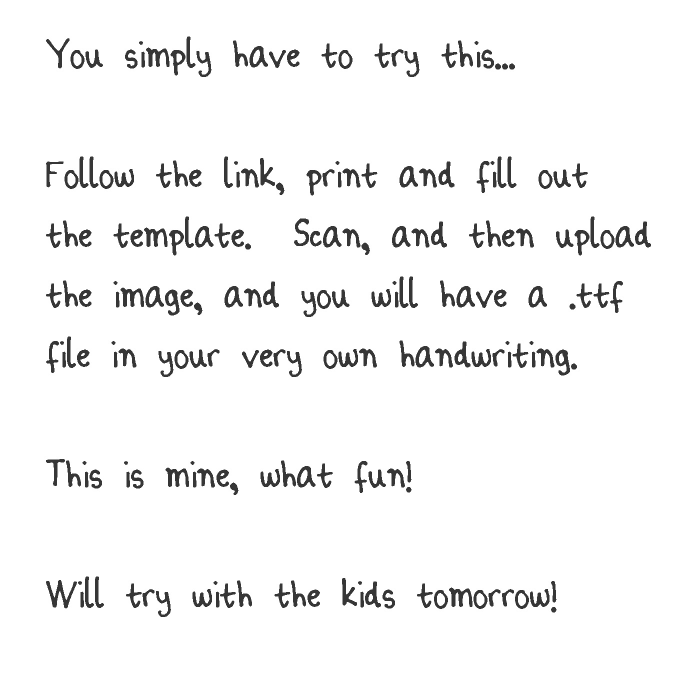
#> input picture train/1.jpg, 1363 x 1365 px, given as the content of the folder train/0, which was not available (shown at 1/2 size)
$ python img2svg.py   (Python 2 division)
#> lines starting #> are read from the running program, lines starting #| are printed output that depends on the picture; after the words box and inside, x2 and y2 are one past the last pixel; in counts of white or black regions, pixels touching at a corner belong together; pictures that were not available may be replaced by others from this repository, and a replacement may not be noted
### text_detector.py
__author__ = 'yoyomyo'

import numpy as np
import cv2
import sys, os
from project_helpers import *
from bisect import *

import pdb


TEXT_HORIZONTAL_DISTANCE_THRESHOLD = 50
TEXT_VERTICAL_DISTANCE_THRESHOLD = 30
TEXT_PERCENT_THRESHOLD = 0.5

# This is a class utilizes a linear SVM classifier
# to distinguish text regions
# and shape regions in a sketch
# output a list of text regions

class TextDetector:

    def __init__(self):
        self.train('train/')

    def train(self, dir):
#> called with dir = 'train/'
        if os.path.isfile("feat1.data"): os.remove("feat1.data")
        if os.path.isfile("tag1.data"):os.remove("tag1.data")

        if os.path.isfile("feat2.data"): os.remove("feat2.data")
        if os.path.isfile("tag2.data"):os.remove("tag2.data")

        if os.path.isfile("feat3.data"): os.remove("feat3.data")
        if os.path.isfile("tag3.data"): os.remove("tag3.data")

        if os.path.isfile("feat4.data"): os.remove("feat4.data")
        if os.path.isfile("tag4.data"): os.remove("tag4.data")

        for c in [0,1]:
            subdir = os.path.join(dir,str(c))
            for root, subdirs, files in os.walk(subdir):
                for file in files:
                    if os.path.splitext(file)[1].lower() in ('.jpg', '.jpeg', '.png'):
                        path_to_img = os.path.join(root,file)
                        img = cv2.imread(path_to_img)
#> img is the input picture: shape (1365, 1363, 3); min 44, max 255, mean 244.4
                        color, bw_img = preprocess_image(img, MAX_IMG_DIM, MORPH_DIM)

                        width, height = bw_img.shape
                        self.TEXT_AREA_THRESHOLD_UPPER = width*height*0.005
                        self.TEXT_AREA_THRESHOLD_LOWER = 30
                        self.get_training_samples(color, bw_img, c)

        self.svm1 = self.get_classifier('feat1.data', 'tag1.data')
        self.svm2 = self.get_classifier('feat2.data', 'tag2.data')
        self.svm3 = self.get_classifier('feat3.data', 'tag3.data')
        self.svm4 = self.get_classifier('feat4.data', 'tag4.data')

    # [70 lines left out: functions test, get_texts, get_testing_result, not called in this run]

    def get_training_samples(self,color_img, bw_img, c):
        width, height = bw_img.shape
        features1 = np.empty((0,1))
        features2 = np.empty((0,1))
        features3 = np.empty((0,1))
        features4 = np.empty((0,3))

        tags = []
        bw = bw_img.copy()
        contours, hierarchy = cv2.findContours(bw_img,cv2.RETR_TREE,cv2.CHAIN_APPROX_SIMPLE)

        for cnt in contours:

            area = cv2.contourArea(cnt)
            if area > self.TEXT_AREA_THRESHOLD_LOWER and area < self.TEXT_AREA_THRESHOLD_UPPER:
                x,y,w,h = cv2.boundingRect(cnt)
                cv2.rectangle(color_img,(x,y),(x+w,y+h),RED,2)

                # approx = cv2.approxPolyDP(cnt,0.01*cv2.arcLength(cnt,True),True)
                # cv2.drawContours(color_img,[approx],-1,(0,255,0),1)
                feature1, feature2, feature3 = self.get_features(cnt, width, height)

                crossings = self.get_horizontal_crossing(cnt, bw, color_img)

                tags.append(c)
                sample1 = np.array([[feature1]])
                sample2 = np.array([[feature2]])
                sample3 = np.array([[feature3]])
                sample4 = np.array([crossings])

                features1 = np.append(features1,sample1,0)
                features2 = np.append(features2,sample2,0)
                features3 = np.append(features3,sample3,0)
                features4 = np.append(features4,sample4,0)

        tags = np.array(tags,np.float32)
        tags = tags.reshape((tags.size,1))

        np.savetxt('tmp_feat1.data',features1)
        np.savetxt('tmp_feat2.data',features2)
        np.savetxt('tmp_feat3.data',features3)
        np.savetxt('tmp_feat4.data',features4)
        np.savetxt('tmp_tag.data',tags)

        # append temp data to training data
        append_result_to_file("feat1.data", "tmp_feat1.data")
        append_result_to_file("feat2.data", "tmp_feat2.data")
        append_result_to_file("feat3.data", "tmp_feat3.data")
        append_result_to_file("feat4.data", "tmp_feat4.data")

        append_result_to_file("tag1.data", "tmp_tag.data")
        append_result_to_file("tag2.data", "tmp_tag.data")
        append_result_to_file("tag3.data", "tmp_tag.data")
        append_result_to_file("tag4.data", "tmp_tag.data")

        #show_image_in_window('contour', color_img)
        #cv2.destroyAllWindows()

    # the features must has something to do with the context too
    def get_features(self, cnt, width, height):
        # aspect ratio w/h
        # compactness sqrt(area)/perimeter
        # number of holes
        # horizontal crossing
        # convex hull ratio AREAconvex/AREA

        x,y,w,h = cv2.boundingRect(cnt)
        approx = cv2.approxPolyDP(cnt,0.01*cv2.arcLength(cnt,True),True)

        area = cv2.contourArea(cnt)
        perimeter = cv2.arcLength(cnt,True)
        #
        # aspect = float(w)/h
        compactness = float(w+h) / perimeter
        solidity = get_solidity(cnt)
        # convex_hull_ratio = float(area)/w*h

        return compactness, solidity, area

    def get_classifier(self, feat, tag):
        samples = np.loadtxt(feat,np.float32)
        responses = np.loadtxt(tag,np.float32)
        responses = responses.reshape((responses.size,1))
        model = cv2.SVM()
        model.train(samples,responses)
        return model

    # [17 lines left out: function get_text_regions, not called in this run]

    def get_horizontal_crossing(self, cnt, bw_img, color_img):
        img_h, img_w = bw_img.shape
        x,y,w,h = cv2.boundingRect(cnt)

        # find the horizontal crossings at three positions
        hor_pos = [int(y+0.16*h), int(y+0.49*h), int(y+0.82*h)]

        # for pos in hor_pos:
        #     cv2.line(color_img, (x, pos), (x+w, pos), RED, 1)
        #
        # cv2.rectangle(color_img,(x,y),(x+w, y+h),RED,1)
        # show_image_in_window('color', color_img)

        # each contour should generate three crossings
        # look at the pixels on each line
        crossings = [0]*3
        for j, pos in enumerate(hor_pos):
            #print x,x+w,pos, img_w, img_h
            for i in range(x, x+w):
                if i > 0 and i < img_w:
                    left = bw_img[pos][i-1]
                    right = bw_img[pos][i]
                    if not left == right:
                        crossings[j] += 1
        return crossings


# an ImageRegion is either text or shape
class ImageRegion:

    text_cnt_count = 0
    # [26 lines left out: functions __init__, merge, not called in this run]

    # return true if a point is within the contour
    def contains(self, pt):
        x,y = pt
        return x >= self.left and x <=self.right and y >= self.top and y <= self.bottom

    # tell if a contour should be merge with the region
    # [15 lines left out: functions isAdjacent, is_text_region, not called in this run]

# rd = TextDetector()
# rd.train('train/')
# rd.test('test2')

### project_helpers.py
__author__ = 'yoyomyo'

import math
import numpy as np
import cv2
from operator import itemgetter
from bisect import *
import pdb
# global constants

CIRCLE,ELLIPSE,RECT,TRIANGLE = 0,1,2,3

MAX_IMG_DIM = 1000              # if width or height greater than 1000 pixels, processing image would be slow
MORPH_DIM = (3,3)
CONTOUR_THRESHOLD = 50          # if a contour does not contain more than 50 pixels,
                                # then we are not interested in the contour
RED = (0,0,255)
GREEN = (0,255,0)
BLUE = (255,0,0)
YELLOW = (0,255,255)

EPS = 0.0001                    # used to prevent the division by zero or taking lo

NUM_CLASS = 3

NESTED_CONTOUR_DISTANCE = 15    # if a two contours are nested and their boundaries
                                # are within 10px then remove the innner conotur
PT_DISTANCE_THRESHOLD = 20      # this distance may change, threshold should depend on how big the contour is

ALIGNMENT_DRIFT_THRESHOLD = 0.1

TABLE_BOX_DISTANCE = 10


# contour related

# [58 lines left out: functions filter_contours, remove_nested_contours, are_nested_contour, not called in this run]

def within_contour_distance(p1, p2):
    return within_distance(p1,p2,NESTED_CONTOUR_DISTANCE)

def within_distance(p1, p2, distance):
    return p1 >= p2 and p1-p2 <= distance

# [75 lines left out: functions get_contour_extreme_points, get_contour_centroid, connect_contours, merge_contours, are_nexted_rectangles, is_horizontal_box and 1 more, not called in this run]

# global helper functions
def midpoint(p1, p2):
    return (p1+p2)/2

def normalize(v):
    return v/np.linalg.norm(v)

def dist(p1,p2):
    return np.linalg.norm(p1-p2)

def dotproduct(v1, v2):
  return sum((a*b) for a, b in zip(v1, v2))

def length(v):
  return math.sqrt(dotproduct(v, v))

# [22 lines left out: functions angle_old, angle, not called in this run]
    # [5 lines of commented-out code are left out]

def preprocess_image(img, max_img_dim = MAX_IMG_DIM, morph_dim = MORPH_DIM):
#> called with max_img_dim = 1000, morph_dim = (3, 3)
    w,h,c = img.shape
#> w = 1365; h = 1363; c = 3
    while w > max_img_dim or h > max_img_dim:
        img = cv2.pyrDown(img)
        w,h,c = img.shape
#> this loop made 1 pass
#> pass 1, in preprocess_image, `img = cv2.pyrDown(img)`:
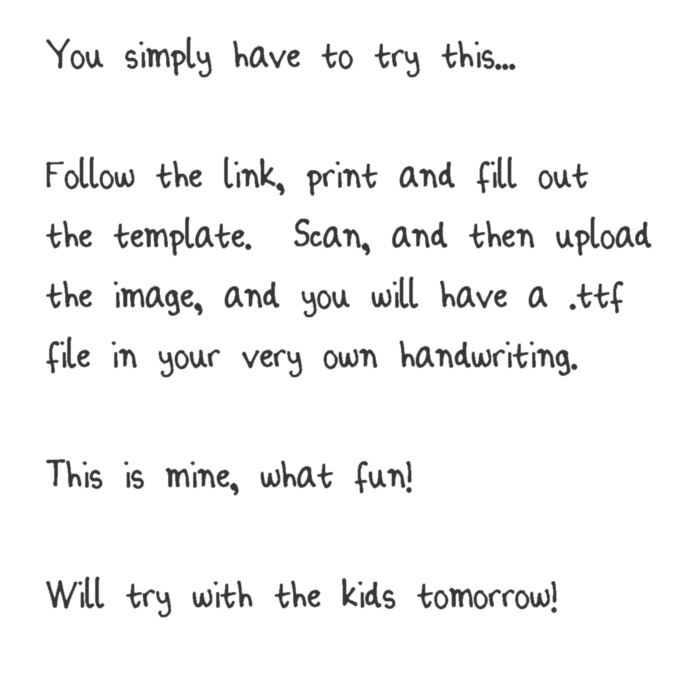
#> img: shape (683, 682, 3); min 53, max 255, mean 244.4
    # convert image to grayscale
    imgray = cv2.cvtColor(img,cv2.COLOR_BGR2GRAY)
    # generate adaptive thresholding parameters
    thresh = cv2.adaptiveThreshold(imgray,255,cv2.ADAPTIVE_THRESH_GAUSSIAN_C,\
                                    cv2.THRESH_BINARY,21, 10)
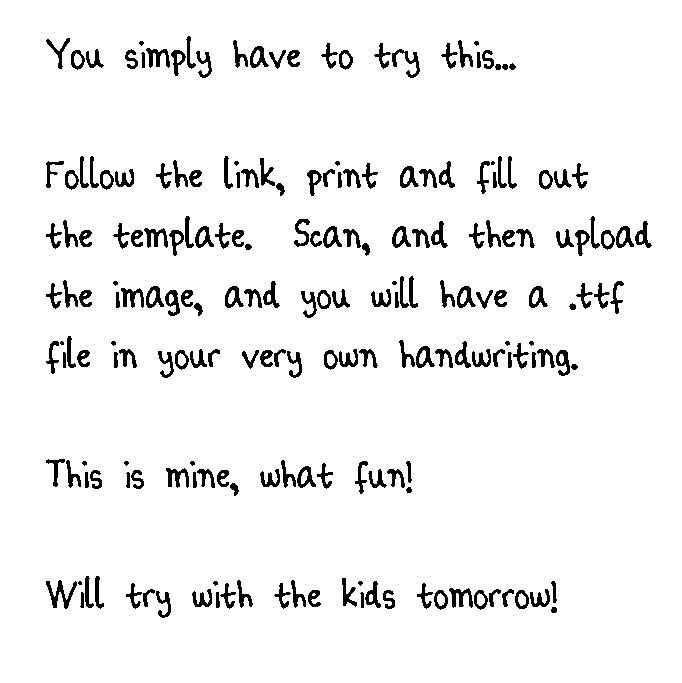
#> thresh: shape (683, 682); 94.4% white; 205 black regions (17 under 20 px), largest, box (x1, y1, x2, y2) and area: (46, 580, 77, 609) 325, (392, 49, 420, 78) 257, (449, 588, 473, 608) 242
    ret,thresh = cv2.threshold(thresh,127,255,0)
    # apply erosion and dilation, this is for trying to close gaps in a contour
    element1 = cv2.getStructuringElement(cv2.MORPH_RECT,morph_dim)
    element2 = cv2.getStructuringElement(cv2.MORPH_RECT,morph_dim)
    img2 = cv2.erode(thresh,element2)
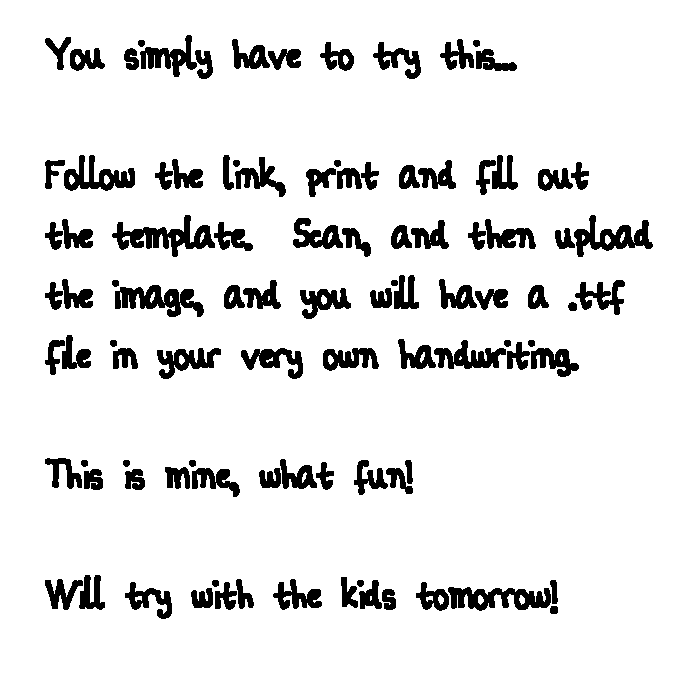
#> img2: shape (683, 682); 90.3% white; 100 black regions, largest, box (x1, y1, x2, y2) and area: (112, 215, 215, 257) 1702, (115, 285, 204, 317) 1491, (448, 587, 551, 611) 1487
    img3 = cv2.dilate(img2,element1)
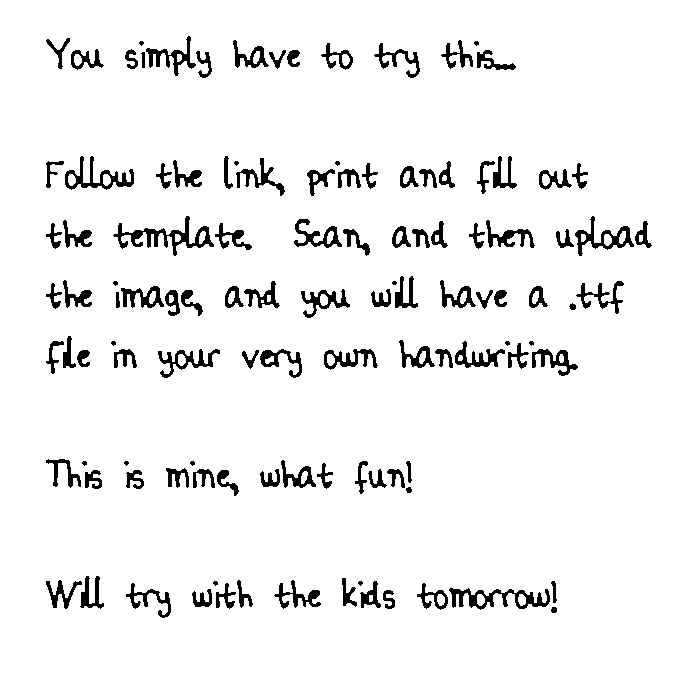
#> img3: shape (683, 682); 94.1% white; 115 black regions (14 under 20 px), largest, box (x1, y1, x2, y2) and area: (113, 216, 214, 256) 1066, (449, 588, 550, 610) 915, (65, 156, 134, 190) 731
    # use the complement of the dilated image
    img3 = 255-img3
#> img3: shape (683, 682); 5.9% white; 115 white regions (14 under 20 px)
#> in get_training_samples, `contours, hierarchy = cv2.findContours(bw_img,cv2.RETR_TREE,cv2.CHAIN_..`: contours = 153 contours, 15 with area under 20; largest, box (x1, y1, x2, y2) and area: (113, 216, 214, 256) 948, (449, 588, 550, 610) 881, (65, 156, 134, 190) 728, (575, 216, 634, 256) 726, (158, 349, 220, 378) 507
#> the loop in get_training_samples, `for cnt in contours: ` made 153 passes
#> (perimeter in get_features, compactness in get_features) on passes 2 to 5: (82.87, 0.374), (106.5, 0.357), (425.2, 0.289), (36.97, 0.649)
#> (perimeter in get_features, compactness in get_features) on passes 6 to 9: (36.38, 0.66), (144, 0.403), (36.97, 0.649), (121.4, 0.379)
#> after the loop in get_training_samples, `for cnt in contours:`:
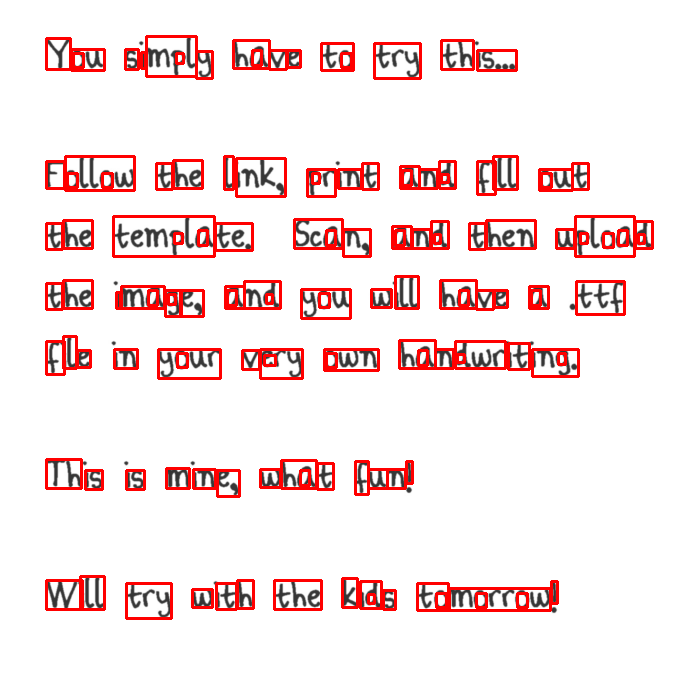
#> color_img: shape (683, 682, 3); mean of channels 0, 1, 2 228.7, 228.7, 247; drawn as B, G, R
    # show_image_in_window('preprocess', img3)
    # cv2.imshow('black ',img3)
    return img,img3

def get_solidity(cnt):
    area = cv2.contourArea(cnt)
    hull = cv2.convexHull(cnt)
    hull_area = cv2.contourArea(hull)
    solidity = float(area)/hull_area
    return solidity

# [18 lines left out: functions get_extent, draw_contours, not called in this run]

# append file2 to file1
def append_result_to_file(file1, file2):
    with open(file1, "a") as f1:
        with open(file2, "r") as f2:
            f1.write(f2.read())

# [4 lines left out: function show_image_in_window, not called in this run]

### img2svg.py
__author__ = 'yoyomyo'

import numpy as np
import cv2
import sys
from shape_detector import *
from text_detector import *
from svg_generator import *

class img2svg:

    MAX_IMG_DIM = 1000              # if width or height greater than 1000 pixels, processing image would be slow
    MORPH_DIM = (3,3)
    CONTOUR_THRESHOLD = 50          # if a contour does not contain more than 50 pixels,
                                    # then we are not interested in the contour

    NESTED_CONTOUR_DISTANCE = 10    #if a two contours are nested and their boundaries
                                    # are within 10px then remove the innner conotur

    def __init__(self):
        self.text_detector = TextDetector()
        self.shape_detector = ShapeDetector()
        self.svg_generator = None

    def get_texts_and_shapes(self, path_to_img, index, write_intermediate_result):
        img = cv2.imread(path_to_img)
        color, bw = preprocess_image(img, MAX_IMG_DIM, MORPH_DIM)

        w,h = bw.shape
        contours,hierarchy = cv2.findContours(bw,cv2.RETR_CCOMP,cv2.CHAIN_APPROX_SIMPLE)

        text_regions = self.text_detector.get_texts(contours, color, bw)

        for region in text_regions:
            cv2.rectangle(color,(region.left,region.top),(region.right, region.bottom),GREEN,1)

        _, bw = preprocess_image(img, MAX_IMG_DIM, MORPH_DIM)
        shapes, color = self.shape_detector.get_shapes(contours, color, bw, text_regions)

        if write_intermediate_result:
            cv2.imwrite("result" + str(index) + ".jpg", color)

        self.generate_svg(shapes, text_regions, "result" + str(index) + ".svg", h,w)

    # given a list of shapes, draw the shape in svg
    # and save the svg to a file in the end
    def generate_svg(self, shapes, texts, filename, width, height):
        gen = SVGGenerator(shapes, texts)
        gen.generate_svg(filename, width, height)

    def run(self, dir_name, write_intermediate_result=False):
        if dir_name:
            i = 1
            for root, subdirs, files in os.walk(dir_name):
                for file in files:
                    if os.path.splitext(file)[1].lower() in ('.jpg', '.jpeg', '.png'):
                        path_to_img = os.path.join(root,file)
                        print path_to_img
                        project.get_texts_and_shapes(path_to_img, i, write_intermediate_result)
                        i += 1


if __name__ == '__main__':
#> (the run stopped early here; a loop or call above may not have finished)
